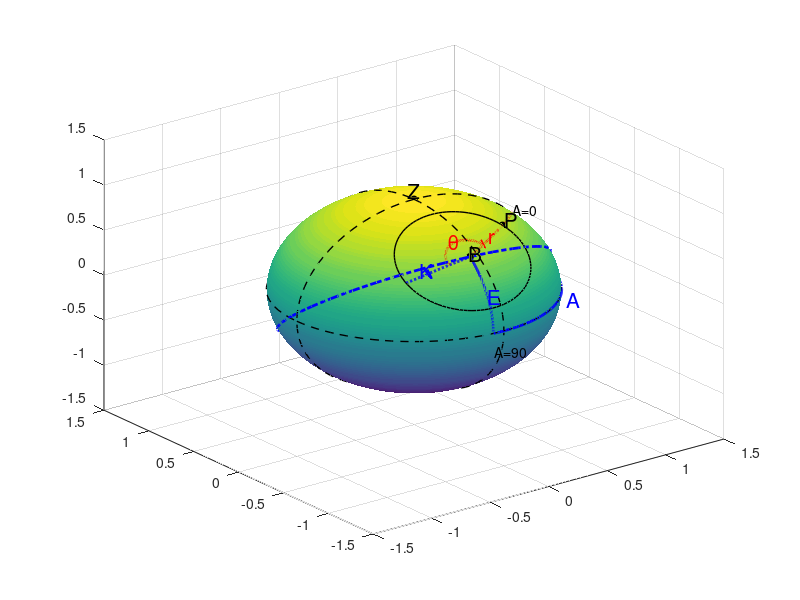

Write the MATLAB code that produced this figure. (Note: this script raises an error after producing the figure.)
function azelView = coordinate_system_draw(azelView,rthetaPixel,elazBoresight,dkdrum,ealphaEllipse,chiPol,rthetaPrime,doFig)
%  function azelView = coordinate_system_draw(azelView,rthetaPixel,elazBoresight,dkdrum,ealphaEllipse,doFig)
%  defaults:
%  azelView=[19.5,28];     the view point of the 3D figure
%  rthetaPixel=[30,160];   the angular distance/direction between the pixel and the boresight
%  elazBoresight=[45,95];  telescope pointing
%  dkdrum=[10,0];          dk and drum angle (drum not implemented)
%  ealphaEllipse=[0.9,36]; beam ellipse parameters, not c,p convention, alpha counted as chi
%  chiPol=30;              polarization direction of the channel
%  rthetaPrime=[30,270];   the angular distance/direction between the P and the P'
%  doFig=1;                make a figure panel, or (0) use the existing one
%  
%  for ealphaEllipse, rthetaPrime / chiPol one can input a third /second value, to switch off the 
%  display of that property, for instance rthetaPrime=[30,250,0], to switch off the prime
%  coordinate system

  if ~exist('azelView','var') | isempty(azelView) azelView=[19.5,28]; end
  if ~exist('rthetaPixel','var') | isempty(rthetaPixel) rthetaPixel=[30,160]; end
  if ~exist('elazBoresight','var') | isempty(elazBoresight) elazBoresight=[45,95]; end
  if ~exist('dkdrum','var') | isempty(dkdrum) dkdrum=[10,0]; end
  if ~exist('ealphaEllipse','var') | isempty(ealphaEllipse) ealphaEllipse=[0.9,36,1]; end
  if ~exist('chiPol','var') | isempty(chiPol) chiPol=[150,0,1]; end
  if ~exist('rthetaPrime','var') | isempty(rthetaPrime) rthetaPrime=[30,250,1]; end
  if ~exist('doFig','var') doFig=1; end
  
  if doFig
    clf
    set(gcf,'Position',[1922 186 1108 755]);
  end
  
  % that is the gray sphere in the back
  [X,Y,Z] = sphere(100);
  hold off;
  surf(X,Y,Z,'EdgeColor','none','LineStyle','none');
  hold on;
  
  % the lines have to lie on a radius thas is little wider than the sphere:
  sr=1.002;
  
  % these indicate Az=0,90 and el=0:
%    drawCircle(90,0,90,sr,'k--');
  drawCircle(90,0,90,sr,'color','k','linestyle','--');
  drawCircle(0,0,90,sr,'color','k','linestyle','--');
  drawCircle(0,90,90,sr,'color','k','linestyle','--');
  annotatePoint(30,0,1,'A=0',0,10,'k');
  annotatePoint(-10,90,1,'A=90',0,10,'k');
  
  % copies for convenience:
  K = dkdrum(1); % dk rotation angle
  r = rthetaPixel(1);
  theta = rthetaPixel(2);
  bs = elazBoresight; %the boresight (E, A)
    
  % few special points:
  annotatePoint(90,0,1,'Z');
  annotatePoint(0,0,1,'N');
  % the boresight
  annotatePoint(bs(1),bs(2),1,'B');
  % that is a circle at the pixel distance r around the boresight:
  drawCircle(bs(1),bs(2),r,sr,'color','k','linestyle','-');
  
  % indicate az and el of boresight
  drawArc(0,0,bs(2),90,sr,'color','b','linestyle','-'); % A
  drawArc(bs(1),bs(2),bs(1),180,sr,'color','b','linestyle','-'); % E
  annotatePoint(0,bs(2)/2,1,'A',0,15,'b');
  annotatePoint(bs(1)/2,bs(2),1,'E',0,15,'b');
  
  % dk rotation lines
  % drawArc starts a great circle at the first two points
  % and the goes the length of the third argument. The angle towards
  % which the arc is directed is given by the 4th argument, counted
  % counterclockwise when looked at the figure.
  drawArc(bs(1),bs(2),360,90,sr,'color','b','linestyle','-.'); % dk=0
  drawArc(bs(1),bs(2),r,90+K,sr,'color','b','linestyle',':'); % K
  % annotate the angle of the dk rotation.
  % draw Angle uses the first two arguments as center of a ring 
  % segment with radius of the 3rd argument. The it draws counterclockwise
  % between the direction towards the 4th and 5th argument, using the later to
  % place a (clumpsy) arrow head.
  drawAngle(bs(1),bs(2),r/1.5,90,90+K,sr,'b','K');
  
  % r and r extended, at the end of r is the Pixel:
  [p(1),p(2),rm(1),rm(2)]=drawArc(bs(1),bs(2),r,90+K-theta,sr,'color','r','linestyle','-');
  drawArc(bs(1),bs(2),r*2,90+K-theta,sr,'color','r','linestyle',':');
  annotatePoint(p(1),p(2),1,'P',1,15);
  annotatePoint(rm(1),rm(2),0.95,'r',0,15,'r');  
  drawAngle(bs(1),bs(2),r/3,90+K,90+K-theta,sr,'r','\theta');
    
  % x and y
  % the circle corresponding to r has a different angle at P
  % when counted from the zenith, calculate the angle towards
  % r at P with the sine formula for spherical trigonometry,
  % or matlab azimuth. The 180- make it count in the same direction
  % as used here.
  rAngle = 180-azimuth(p(1),-p(2),bs(1),-bs(2));

  % if we draw...
  % drawArc(p(1),p(2),60,180-rAngle,sr,'k--')
  % ...this will be on top of rextended
  % the new coordinate system is setup with x counted -theta from r
  [xe(1),xe(2)]=drawArc(p(1),p(2),20,rAngle+theta,sr,'color','k','linestyle','-'); % x
  drawArc(p(1),p(2),360,rAngle+theta,sr,'color','k','linestyle',':'); % x
  [ye(1),ye(2)]=drawArc(p(1),p(2),20,rAngle+theta-90,sr,'color','k','linestyle','-'); % y
  drawArc(p(1),p(2),360,rAngle+theta-90,sr,'color','k','linestyle',':');
  annotatePoint(xe(1),xe(2),0.95,'x''',0,15);
  annotatePoint(ye(1),ye(2),0.95,'y''',0,15);
  % and the angle between r and x:
  drawAngle(p(1),p(2),r/3,rAngle,rAngle+theta,sr,'r','-\theta',0.25);
  
  % draw an ellipse:
  if checkDraw(ealphaEllipse)
    drawEllipse(p(1),p(2),15*sqrt(1+ealphaEllipse(1)),sr,ealphaEllipse(1),90-rAngle+ealphaEllipse(2),'color','k','linestyle','--');
  end
  
  % draw polarization direction chi
  if checkDraw(chiPol)
    drawArc(p(1), p(2), 30, rAngle-chiPol(1)+180, sr,'color','m','linestyle','--');
    [c(1), c(2), cm(1), cm(2)] = drawArc(p(1), p(2), 30, rAngle-chiPol(1), sr,'color','m','linestyle','--');
    %annotatePoint(c(1), c(2), 1, '\chi', 1, 15, 'm');
    drawAngle(p(1), p(2), 20, rAngle, rAngle-chiPol(1), sr, 'm', '\chi');
  end
  
  % draw the stuff belonging to P'
  % first r' and P'
  if checkDraw(rthetaPrime)
    ppcol=[0,0.7,0];
    [p_prime(1),p_prime(2),ppm(1),ppm(2)]=drawArc(p(1),p(2),rthetaPrime(1),rAngle+theta-rthetaPrime(2),sr,'color',ppcol,'linestyle','-');
    drawArc(p(1),p(2),max(rthetaPrime(1)*1.5,25),rAngle+theta-rthetaPrime(2),sr,'color',ppcol,'linestyle',':');
    annotatePoint(p_prime(1),p_prime(2),1,'P''',1,15,ppcol);
%      keyboard
    drawAngle(p(1),p(2),17,rAngle+theta,rAngle+theta-rthetaPrime(2),sr,ppcol,'\theta''')
    
    if checkDraw(chiPol)
      % now where chi' is identified:
      drawAngle(p(1), p(2),25, rAngle+theta-rthetaPrime(2), rAngle - chiPol(1), sr, ppcol, '\chi''');
      p_prime_angle = 180-azimuth(p_prime(1),-p_prime(2),p(1),-p(2));
      % and chi' around P':
      chi_prime = theta + chiPol(1) - rthetaPrime(2);
      [cp(1), cp(2), cpm(1), cpm(2)] = drawArc(p_prime(1), p_prime(2), 30, p_prime_angle-chi_prime, sr,'color','m','linestyle',':');
      drawAngle(p_prime(1), p_prime(2), 10, p_prime_angle, p_prime_angle-chi_prime, sr, ppcol, '\chi''');    
    end
  end    
      
  xlim([-1,1]);
  ylim([-1,1]);
  zlim([-1,1]);
  xlabel('X');
  ylabel('Y');
  axis equal;
  set(gca,'visible','off');
  view(azelView(1),azelView(2));
  rotate3d on;
  colormap gray;
return

function doDraw = checkDraw(toCheck)
% use the third element to decide if this should be drawn or not
  doDraw=1;
  if numel(toCheck)==3 && ~toCheck(3)
    doDraw=0;
  end
return

function drawEllipse(el,az,alpha,r,e,rot,varargin)
  [cel,caz] = circOnSphere(el,az,alpha,0,360,e,rot);  
  r = ones(size(cel))*r;
  [x,y,z] = sph2xyz(cel,caz,r);
  plot3(x,y,z,'Linewidth',2,varargin{:})
return

function [elEnd,azEnd,elMid,azMid] = drawArc(el,az,alpha,kappa,r,varargin)
  % drawArc starts a great circle at the first two points
  % and the goes the length of the third argument. The angle towards
  % which the arc is directed is given by the 4th argument, counted
  % counterclockwise when looked at the figure.
  [cel,caz] = arcOnSphere(el,az,alpha,kappa);
  elEnd = cel(end);
  azEnd = caz(end);
  elMid = cel(round(numel(cel)/2));
  azMid = caz(round(numel(cel)/2));
  r = ones(size(cel))*r;
  [x,y,z] = sph2xyz(cel,caz,r);
  plot3(x,y,z,'Linewidth',2,varargin{:})
return

function [cel,caz] = arcOnSphere(el,az,alpha,kappa,numberOfPoints)
  if ~exist('numberOfPoints','var'), numberOfPoints=100; end

  %source point (theta,phi)
  [theta,phi] = elaz2thetaphi(el,az);
  
  [n(1),n(2),n(3)] = tpr2xyz(theta,phi,1);
  n=n';
  
  Or1t = 90-theta;
  Or1p = phi+180;
  [Or1(1),Or1(2),Or1(3)]=tpr2xyz(Or1t,Or1p,1);
  Or1 = Or1';
  
  Or2 = cross(n,Or1);
  Or1 = Or1/norm(Or1);
  Or2 = Or2/norm(Or2);
  
  theta = deg2rad(theta);
  phi = deg2rad(phi);
  alpha = deg2rad(alpha);
  kappa = deg2rad(kappa);
  
  i = 1;
  for alp = linspace(0,alpha,numberOfPoints)
    K = n*cos(alp) + Or1*sin(alp)*cos(kappa) + Or2*sin(alp)*sin(kappa);
    K = K/norm(K);
    ctheta(i) = acos(K(3));
    cphi(i) = atan2(K(2),K(1));
    i=i+1;
  end
  ctheta = rad2deg(ctheta);
  cphi = rad2deg(cphi);
  [cel,caz] = elaz2thetaphi(ctheta,cphi);
return


function [theta,phi] = elaz2thetaphi(el,az)
  theta = 90-el;
  phi = -az;
return

function drawAngle(el,az,alpha,kappaS,kappaE,r,col,t,annR)
  % annotate the angle of the dk rotation.
  % draw Angle uses the first two arguments as center of a ring 
  % segment with radius of the 3rd argument. Then it draws counterclockwise
  % between the direction towards the 4th and 5th argument, using the later to
  % place a (clumpsy) arrow head.
  if ~exist('annR','var') annR=0.5; end
  [cel,caz] = circOnSphere(el,az,alpha,kappaS,kappaE);  
  r = ones(size(cel))*r;
  [x,y,z] = sph2xyz(cel,caz,r);
  plot3(x,y,z,'Linewidth',2,'color',col)
  plot3(x(end-3),y(end-3),z(end-3),'^','MarkerSize',6,'MarkerFaceColor',col,'color',col)
  elMid = cel(round(numel(cel)*annR));
  azMid = caz(round(numel(cel)*annR));
  annotatePoint(elMid,azMid,0.95,t,0,15,col)
return

function drawCircle(el,az,alpha,r,varargin)
  [cel,caz] = circOnSphere(el,az,alpha);  
  r = ones(size(cel))*r;
  [x,y,z] = sph2xyz(cel,caz,r);
  plot3(x,y,z,'Linewidth',1,varargin{:})
return

function [x,y,z] = sph2xyz(el,az,r)
  [theta,phi] = elaz2thetaphi(el,az);
  [x,y,z] = tpr2xyz(theta,phi,r);
return

function [x,y,z] = tpr2xyz(theta,phi,r)
  x = r.*sind(theta).*cosd(phi);
  y = r.*sind(theta).*sind(phi);
  z = r.*cosd(theta);
return


function annotatePoint(el,az,r,t,doMark,Fontsize,col)
  if ~exist('doMark','var') doMark=1; end
  if ~exist('Fontsize','var') Fontsize=15; end
  if ~exist('col','var') col='k'; end
  [x,y,z] = sph2xyz(el,az,r*1.1);
  text(x,y,z,t,'Fontsize',Fontsize,'HorizontalAlignment','center','color',col)
  if doMark
    [x,y,z] = sph2xyz(el,az,r);
    plot3(x,y,z,'ko','MarkerSize',5,'MarkerFaceColor','k','color',col)
  end
return

function [cel,caz] = circOnSphere(el,az,alpha,kappaS,kappaE,e,rot,numberOfPoints)
  if ~exist('kappaS','var'), kappaS=0; end
  if ~exist('kappaE','var'), kappaE=360; end
  if ~exist('e','var'), e=0; end
  if ~exist('rot','var'), rot=0; end
  if ~exist('numberOfPoints','var'), numberOfPoints=100; end
  
  %source point (theta,phi)
  [theta,phi] = elaz2thetaphi(el,az);
  
  [n(1),n(2),n(3)] = tpr2xyz(theta,phi,1);
  n=n';
  
  Or1t = 90-theta;
  Or1p = phi+180;
  [Or1(1),Or1(2),Or1(3)]=tpr2xyz(Or1t,Or1p,1);
  Or1 = Or1';
  
  Or2 = cross(n,Or1);
  Or1 = Or1/norm(Or1);
  Or2 = Or2/norm(Or2);
  
  theta = deg2rad(theta);
  phi = deg2rad(phi);
  alpha = deg2rad(alpha);
  kappaS=deg2rad(kappaS);
  kappaE=deg2rad(kappaE);
  rot = deg2rad(rot);
  % alphamin = alpha*sqrt(1-e^2);
  alphamin = alpha*sqrt((1-e)/(1+e));
    
  i = 1;
  for kappa = linspace(kappaS,kappaE,numberOfPoints)
    calpha = alpha*alphamin/sqrt((alpha*cos(kappa+rot))^2+(alphamin*sin(kappa+rot))^2);
    K = n*cos(calpha) + Or1*sin(calpha)*cos(kappa) + Or2*sin(calpha)*sin(kappa);
    K = K/norm(K);
    ctheta(i) = acos(K(3));
    cphi(i) = atan2(K(2),K(1));
    i=i+1;
  end
  ctheta = rad2deg(ctheta);
  cphi = rad2deg(cphi);
  [cel,caz] = elaz2thetaphi(ctheta,cphi);
return


